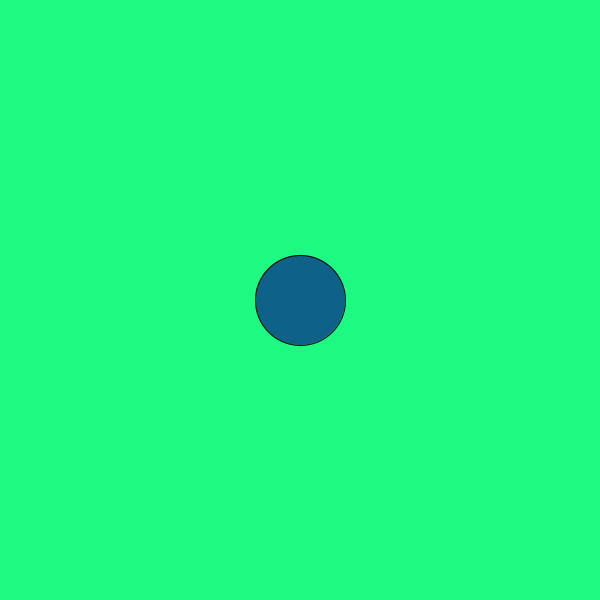
Frame 1 (no input)
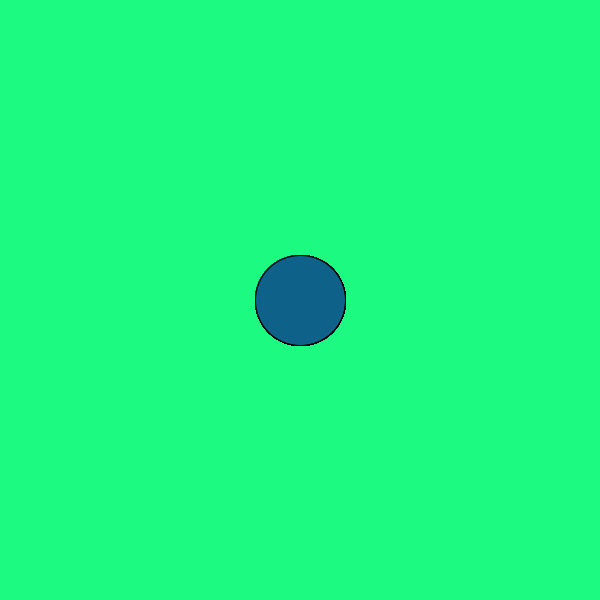
Frame 60 (the mouse pressed at the canvas centre just before this capture)
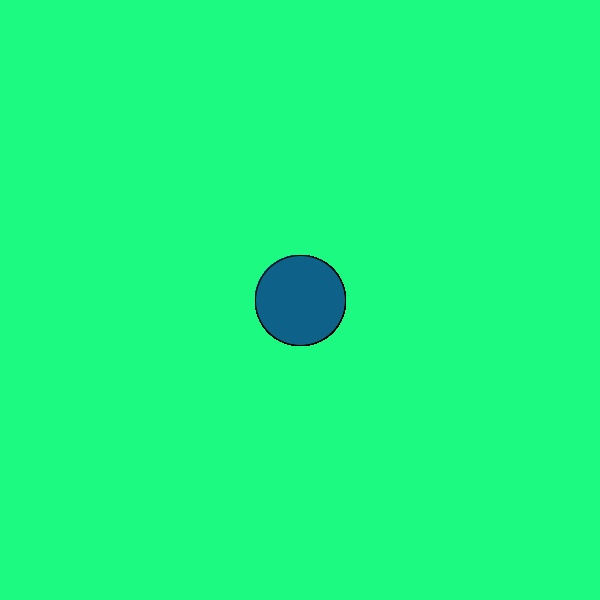
Frame 120 (the mouse held since frame 60 and released just before this capture)

The Processing sketch that drew these frames (run headless with seeded random() and noise(); from frame 60 on, the mouse is pressed at the canvas centre):

// Processing sketch: Logical_Dot
// ── Logical_Dot.pde


void setup() {
size(600,600);
background(#1CFA81);
}

void draw() {
fill(#0E6189);
  ellipse(300,300,90,90);  

}
